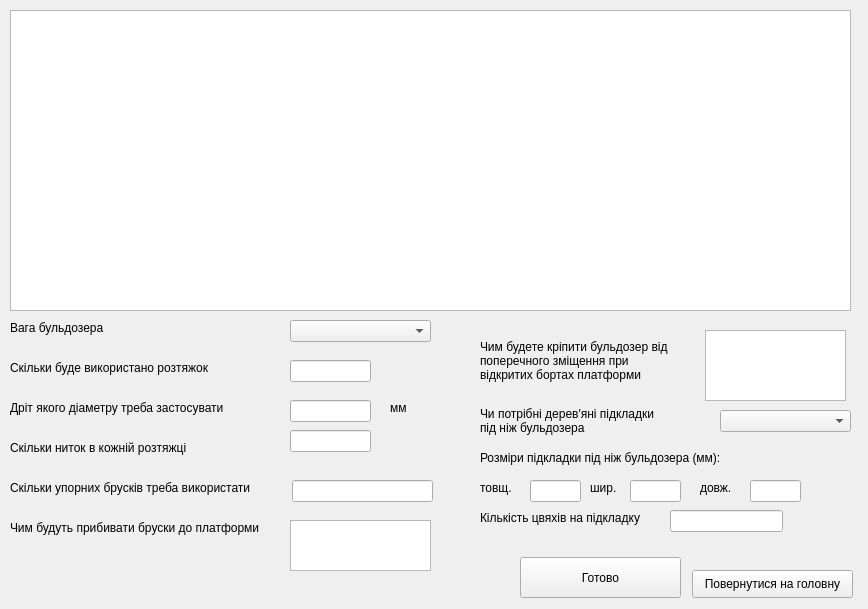
<?xml version="1.0" encoding="UTF-8"?>
<ui version="4.0">
 <class>Bulldozer_Form</class>
 <widget class="QWidget" name="Bulldozer_Form">
  <property name="geometry">
   <rect>
    <x>0</x>
    <y>0</y>
    <width>868</width>
    <height>609</height>
   </rect>
  </property>
  <property name="windowTitle">
   <string>Form</string>
  </property>
  <widget class="QGraphicsView" name="graphicsView">
   <property name="geometry">
    <rect>
     <x>10</x>
     <y>10</y>
     <width>841</width>
     <height>301</height>
    </rect>
   </property>
  </widget>
  <widget class="QLabel" name="label">
   <property name="geometry">
    <rect>
     <x>10</x>
     <y>320</y>
     <width>181</width>
     <height>16</height>
    </rect>
   </property>
   <property name="text">
    <string>Вага бульдозера</string>
   </property>
  </widget>
  <widget class="QLabel" name="label_2">
   <property name="geometry">
    <rect>
     <x>10</x>
     <y>360</y>
     <width>221</width>
     <height>16</height>
    </rect>
   </property>
   <property name="text">
    <string>Скільки буде використано розтяжок</string>
   </property>
  </widget>
  <widget class="QLabel" name="label_3">
   <property name="geometry">
    <rect>
     <x>10</x>
     <y>400</y>
     <width>231</width>
     <height>16</height>
    </rect>
   </property>
   <property name="text">
    <string>Дріт якого діаметру треба застосувати</string>
   </property>
  </widget>
  <widget class="QLabel" name="label_4">
   <property name="geometry">
    <rect>
     <x>10</x>
     <y>440</y>
     <width>281</width>
     <height>16</height>
    </rect>
   </property>
   <property name="text">
    <string>Скільки ниток в кожній розтяжці</string>
   </property>
  </widget>
  <widget class="QLabel" name="label_5">
   <property name="geometry">
    <rect>
     <x>10</x>
     <y>480</y>
     <width>271</width>
     <height>16</height>
    </rect>
   </property>
   <property name="text">
    <string>Скільки упорних брусків треба використати</string>
   </property>
  </widget>
  <widget class="QLabel" name="label_6">
   <property name="geometry">
    <rect>
     <x>10</x>
     <y>520</y>
     <width>271</width>
     <height>16</height>
    </rect>
   </property>
   <property name="text">
    <string>Чим будуть прибивати бруски до платформи</string>
   </property>
  </widget>
  <widget class="QLabel" name="label_7">
   <property name="geometry">
    <rect>
     <x>480</x>
     <y>330</y>
     <width>221</width>
     <height>61</height>
    </rect>
   </property>
   <property name="text">
    <string>Чим будете кріпити бульдозер від
поперечного зміщення при
відкритих бортах платформи</string>
   </property>
  </widget>
  <widget class="QLabel" name="label_8">
   <property name="geometry">
    <rect>
     <x>480</x>
     <y>400</y>
     <width>201</width>
     <height>41</height>
    </rect>
   </property>
   <property name="text">
    <string>Чи потрібні дерев'яні підкладки
під ніж бульдозера</string>
   </property>
  </widget>
  <widget class="QLabel" name="label_9">
   <property name="geometry">
    <rect>
     <x>480</x>
     <y>450</y>
     <width>271</width>
     <height>16</height>
    </rect>
   </property>
   <property name="text">
    <string>Розміри підкладки під ніж бульдозера (мм):</string>
   </property>
  </widget>
  <widget class="QLabel" name="label_10">
   <property name="geometry">
    <rect>
     <x>480</x>
     <y>480</y>
     <width>41</width>
     <height>16</height>
    </rect>
   </property>
   <property name="text">
    <string>товщ.</string>
   </property>
  </widget>
  <widget class="QLabel" name="label_11">
   <property name="geometry">
    <rect>
     <x>590</x>
     <y>480</y>
     <width>31</width>
     <height>16</height>
    </rect>
   </property>
   <property name="text">
    <string>шир.</string>
   </property>
  </widget>
  <widget class="QLabel" name="label_12">
   <property name="geometry">
    <rect>
     <x>700</x>
     <y>480</y>
     <width>41</width>
     <height>16</height>
    </rect>
   </property>
   <property name="text">
    <string>довж.</string>
   </property>
  </widget>
  <widget class="QLabel" name="label_13">
   <property name="geometry">
    <rect>
     <x>480</x>
     <y>510</y>
     <width>181</width>
     <height>16</height>
    </rect>
   </property>
   <property name="text">
    <string>Кількість цвяхів на підкладку</string>
   </property>
  </widget>
  <widget class="QListView" name="listView">
   <property name="geometry">
    <rect>
     <x>705</x>
     <y>330</y>
     <width>141</width>
     <height>71</height>
    </rect>
   </property>
  </widget>
  <widget class="QComboBox" name="comboBox">
   <property name="geometry">
    <rect>
     <x>720</x>
     <y>410</y>
     <width>131</width>
     <height>22</height>
    </rect>
   </property>
  </widget>
  <widget class="QComboBox" name="comboBox_2">
   <property name="geometry">
    <rect>
     <x>290</x>
     <y>320</y>
     <width>141</width>
     <height>22</height>
    </rect>
   </property>
  </widget>
  <widget class="QLineEdit" name="lineEdit">
   <property name="geometry">
    <rect>
     <x>290</x>
     <y>360</y>
     <width>81</width>
     <height>22</height>
    </rect>
   </property>
  </widget>
  <widget class="QLineEdit" name="lineEdit_2">
   <property name="geometry">
    <rect>
     <x>290</x>
     <y>400</y>
     <width>81</width>
     <height>22</height>
    </rect>
   </property>
  </widget>
  <widget class="QLineEdit" name="lineEdit_3">
   <property name="geometry">
    <rect>
     <x>290</x>
     <y>430</y>
     <width>81</width>
     <height>22</height>
    </rect>
   </property>
  </widget>
  <widget class="QLineEdit" name="lineEdit_4">
   <property name="geometry">
    <rect>
     <x>292</x>
     <y>480</y>
     <width>141</width>
     <height>22</height>
    </rect>
   </property>
  </widget>
  <widget class="QListView" name="listView_2">
   <property name="geometry">
    <rect>
     <x>290</x>
     <y>520</y>
     <width>141</width>
     <height>51</height>
    </rect>
   </property>
  </widget>
  <widget class="QLabel" name="label_14">
   <property name="geometry">
    <rect>
     <x>390</x>
     <y>400</y>
     <width>55</width>
     <height>16</height>
    </rect>
   </property>
   <property name="text">
    <string>мм</string>
   </property>
  </widget>
  <widget class="QLineEdit" name="lineEdit_5">
   <property name="geometry">
    <rect>
     <x>530</x>
     <y>480</y>
     <width>51</width>
     <height>22</height>
    </rect>
   </property>
  </widget>
  <widget class="QLineEdit" name="lineEdit_6">
   <property name="geometry">
    <rect>
     <x>630</x>
     <y>480</y>
     <width>51</width>
     <height>22</height>
    </rect>
   </property>
  </widget>
  <widget class="QLineEdit" name="lineEdit_7">
   <property name="geometry">
    <rect>
     <x>750</x>
     <y>480</y>
     <width>51</width>
     <height>22</height>
    </rect>
   </property>
  </widget>
  <widget class="QLineEdit" name="lineEdit_8">
   <property name="geometry">
    <rect>
     <x>670</x>
     <y>510</y>
     <width>113</width>
     <height>22</height>
    </rect>
   </property>
  </widget>
  <widget class="QPushButton" name="pushButton">
   <property name="geometry">
    <rect>
     <x>692</x>
     <y>570</y>
     <width>161</width>
     <height>28</height>
    </rect>
   </property>
   <property name="text">
    <string>Повернутися на головну</string>
   </property>
  </widget>
  <widget class="QPushButton" name="pushButton_2">
   <property name="geometry">
    <rect>
     <x>520</x>
     <y>557</y>
     <width>161</width>
     <height>41</height>
    </rect>
   </property>
   <property name="text">
    <string>Готово</string>
   </property>
  </widget>
 </widget>
 <resources/>
 <connections/>
</ui>
